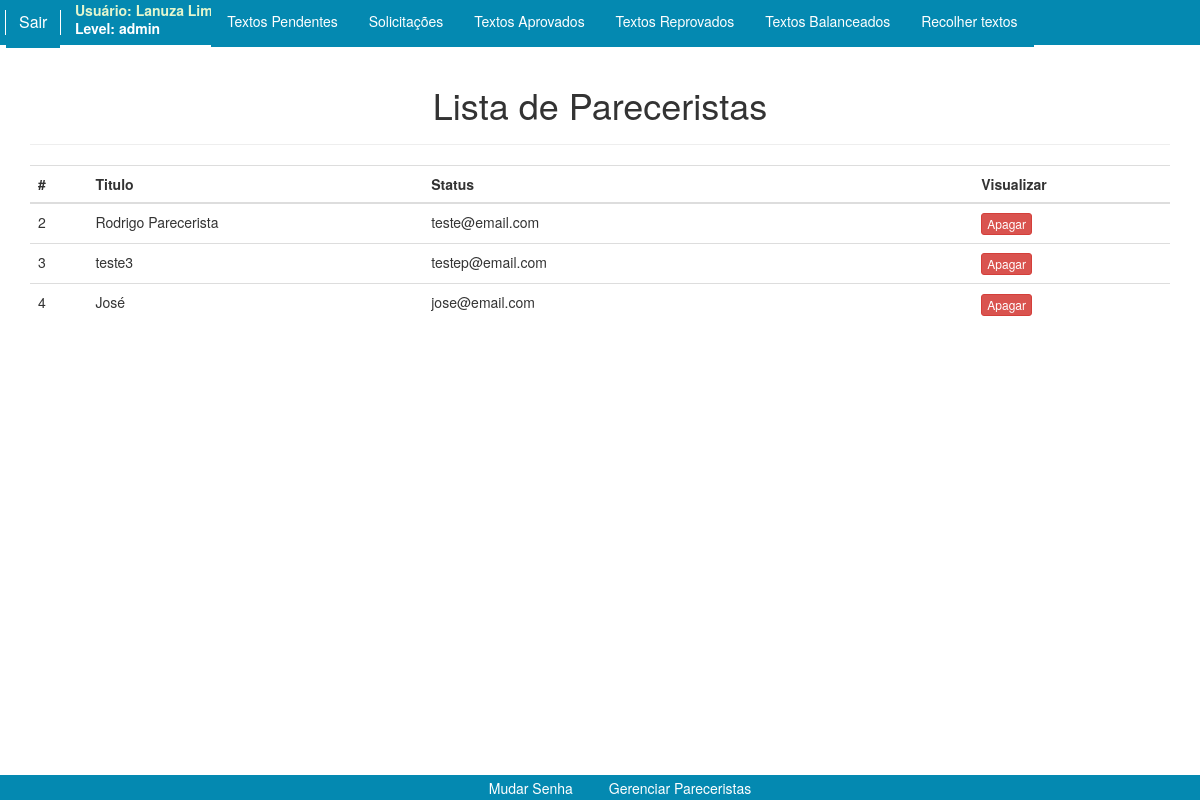
The page /acts/gerenciarPareceristas.php (signed in) on the database its author committed.
### tables this page shows
CREATE TABLE `user` (
  `idUser` int(11) NOT NULL,
  `nameUser` varchar(60) NOT NULL,
  `Email` varchar(60) NOT NULL,
  `Pass` varchar(80) NOT NULL,
  `Level` varchar(30) NOT NULL
);

### acts/gerenciarPareceristas.php (the view, shortened to what this page needs)
<?php
include "../conexao.php";
$query= "SELECT * FROM `user` WHERE Email= '{$_SESSION['usuario']}'";
$result= mysqli_query($conexao, $query) or die(mysqli_error());
while($registro = mysqli_fetch_array($result)){
$_Sessao=$registro['nameUser'];
$_Mail=$registro['Level'];
}
$query2= "select *from user where Level='parecerista'";
$result2= mysqli_query($conexao, $query2) or die (mysqli_error());
        ?>
<!DOCTYPE html>
<html>
<head>
  <link rel="stylesheet" type="text/css" href="../css/estilo.css">
  <link rel="stylesheet" type="text/css" href="../css/login.css">
  <link rel="stylesheet" href="https://maxcdn.bootstrapcdn.com/bootstrap/3.3.7/css/bootstrap.min.css">
</head>
<body>
  <header class="adm">
    <span id="deslogar"><a href="?deslogar">Sair</a></span>
    <p id="usuario"> Usuário:
      <?php
      echo $_Sessao;
      ?>
    </p>
    <p id="level"> Level:
      <?php
      echo $_Mail;
      ?>
    </p>
    <nav class="adm">
      <ul id="menuadm">
        <li><a href="../administrador.php">Textos Pendentes</a></li>
        <li><a href="../solicitacoesadm.php">Solicitações</a></li>
        <li><a href="../textap.php">Textos Aprovados</a></li>
        <li><a href="../textrp.php">Textos Reprovados</a></li>
        <li><a href="../textba.php">Textos Balanceados</a></li>
        <li><a href="../recotxt.php">Recolher textos</a></li>
      </ul>
    </nav>
  </header>
  <div class="container theme-showcase" role="manin">
		<div class="page-header">
			<h1 align="center">Lista de Pareceristas </h1>
		</div>
		<div class="row">
			<div class="col-md-12">
				<table class="table">
					<thread>
						<tr>
							<th>#</th>
							<th>Titulo</th>
							<th>Status</th>
							<th></th>
							<th></th>
							<th></th>
							<th></th>
							<th></th>
							<th></th>
							<th>Visualizar</th>
						</tr>
					</thread>
					<tbody>
					<?php while($rows= mysqli_fetch_assoc($result2)) { ?>
					<tr>
					<td><?php echo $rows['idUser']; ?></td>
					<td><?php echo $rows['nameUser']; ?></td>
					<td><?php echo $rows['Email']; ?></td>
					<td></td>
					<td></td>
					<td></td>
					<td></td>
					<td></td>
					<td></td>
					<td>
					<button type="button" class="btn btn-xs btn-danger" data-toggle="modal" data-target="#exampleModal2" data-whatever="<?php echo $rows['idUser']; ?>">Apagar</button>
					</td>
					</tr>
							<?php } ?>
						</tbody>
					</table>
				</div>
			</div>
		</div>
<footer id="adm">
  <ul id="menufooter">
    <li><a href="mudarsenha.php">Mudar Senha</a></li>
    <li><a href="gerenciarPareceristas.php">Gerenciar Pareceristas</a></li>
  </ul>
</footer>
</body>
</html>

### css/estilo.css (style rules this page uses)
p#level { padding-top:3px; margin-left:75px; color: white; margin-bottom:-27px; }
p#usuario { margin-left:75px; margin-bottom:-5px; color: #E3F6CE; }
span#deslogar { margin-left: 5px; margin-top:10px ; font-size: 12pt; display: inline; position: fixed; color: white; border-width: 1px; border-style: solid; }
span#deslogar a { padding: 13px; padding-bottom: 15px; background-color: #0489B1; text-decoration: none; color: white; border-radius: 0px; transition:0.2s; }
nav.adm { display: flex; justify-content: center; }
ul#menuadm { list-style: none; margin-top: 0px; margin-bottom: -10px; word-wrap:break-word; white-space: nowrap; }
ul#menuadm li { display: inline; margin-right: -5px; background-color: #0489B1; padding: 4px; padding-top:12px; padding-bottom: 16px; transition: 0.7s; }
ul#menuadm li a { color: white; padding:12px; }
header.adm { height: 45px; background-color: #0489B1; }
footer { background-color: white; box-shadow: 2px 0px 5px; margin-top:4px; border-radius: 10px; }
footer#adm { color: white; background-color: #0489B1; border-radius: 0px; position:fixed; bottom:0; width:100%; height: 25px; }
ul#menufooter { list-style: none; margin-bottom:0px; display: flex; justify-content: center; }
ul#menufooter a { color: white; text-decoration: none; padding:15px; }
ul#menufooter li { list-style: none; display: block; transition: 0.5s; padding:3px; display: inline; }

### css/login.css (style rules this page uses)
html,body { font-family: 'Open Sans', serif; font-size: 14px; font-weight: 300; }
p { font-weight: 700; }

### rows shown on the page
user: nameUser "Lanuza Lima", Level "admin"
user: idUser "2", nameUser "Rodrigo Parecerista", Email "teste@email.com"
user: idUser "3", nameUser "teste3", Email "testep@email.com"
user: idUser "4", nameUser "José", Email "jose@email.com"
